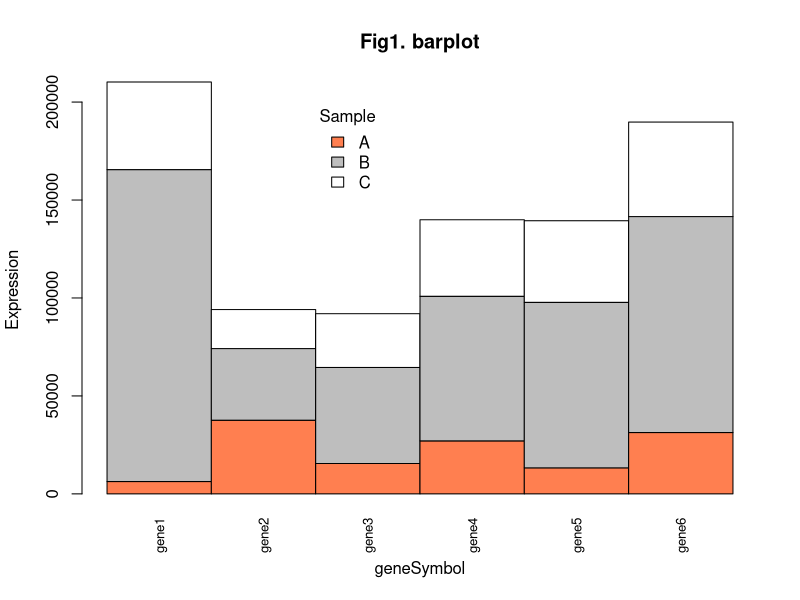
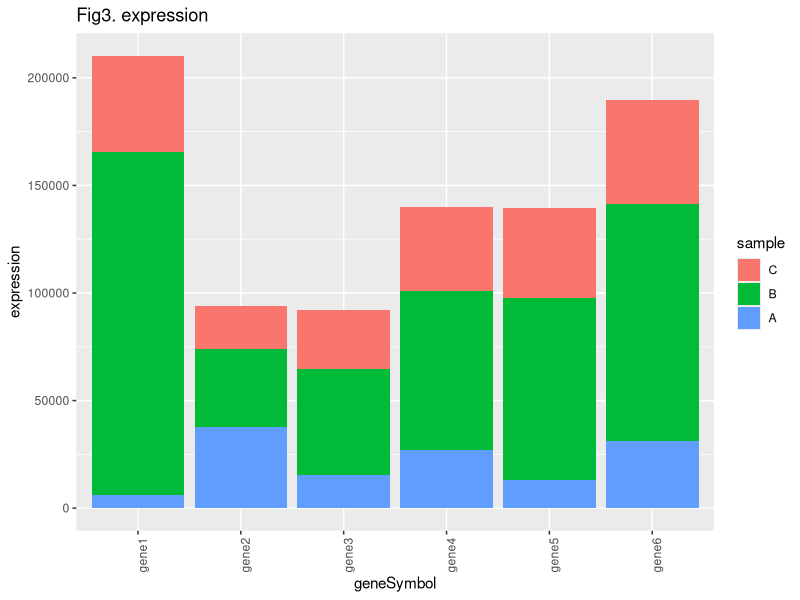
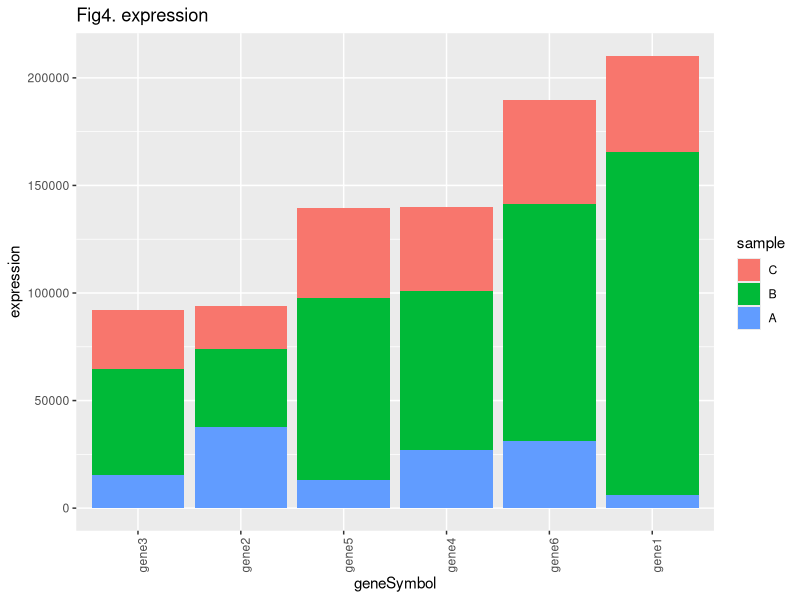
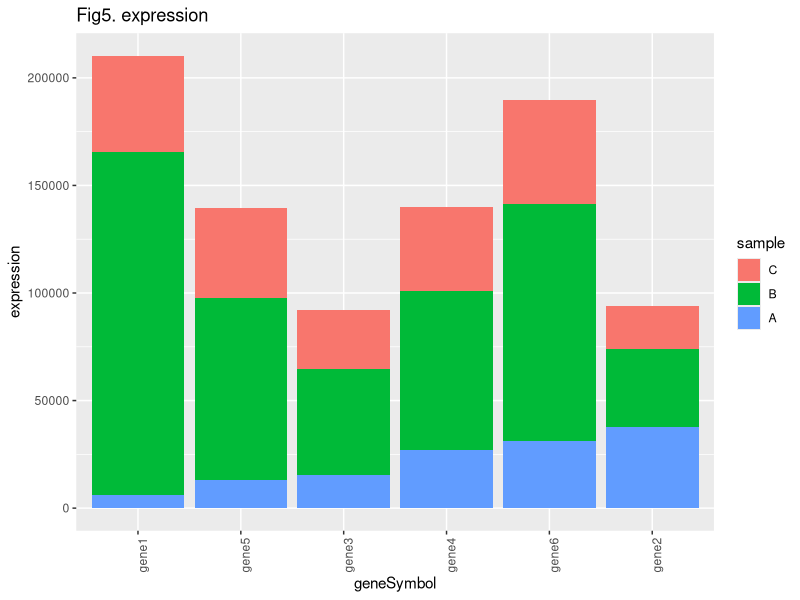
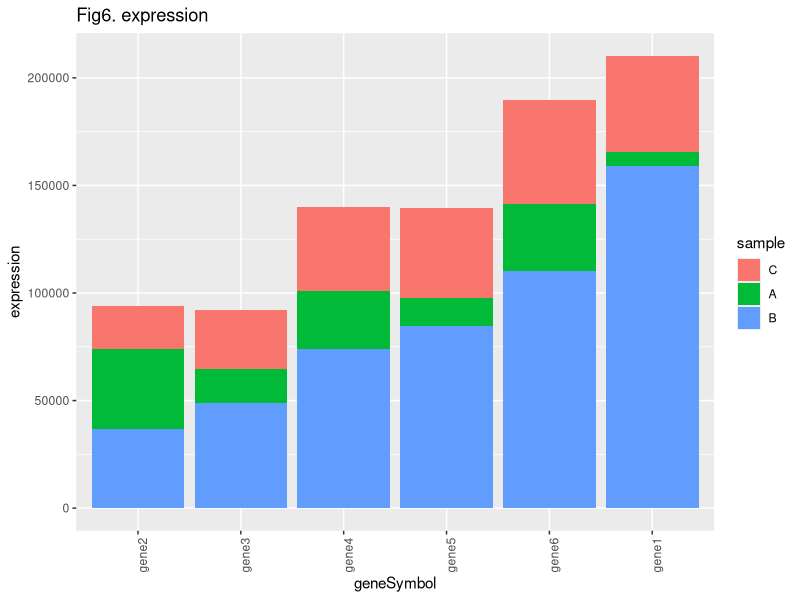
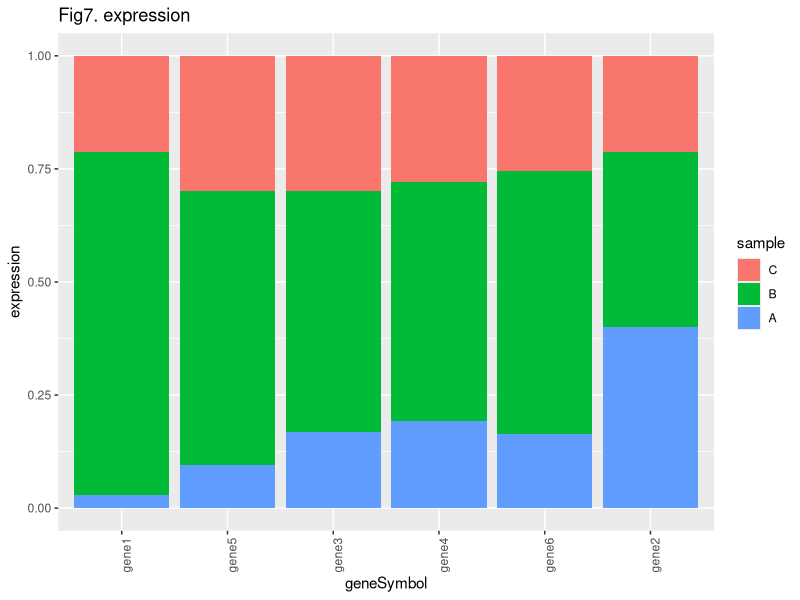
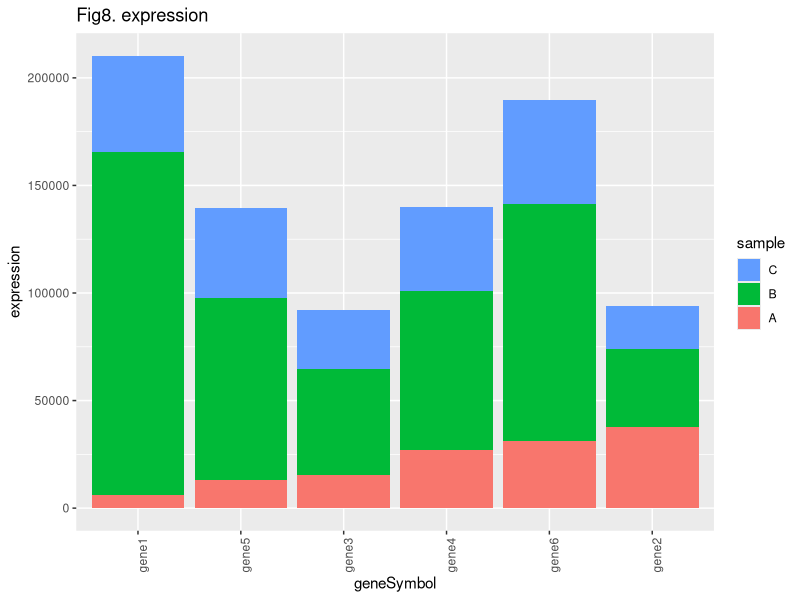
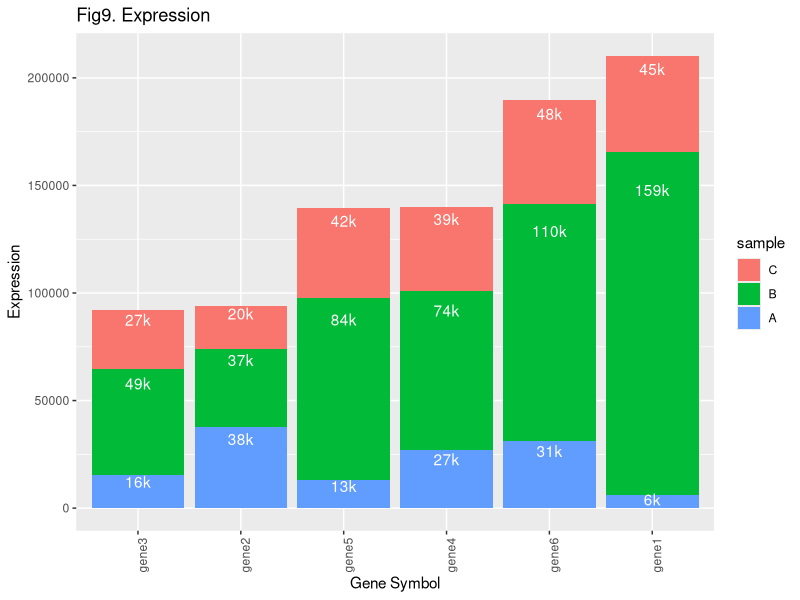

Reproduce these figures in R, in order.
#画堆叠图

#本文数据纯属虚构。
aa=data.frame(
  A=c( 6305, 37610, 15507, 27069, 13302, 31306 ),
  B=c(159214,  36565,  49019,  73803,  84465, 110251),
  C=c(44724, 19901, 27441, 39047, 41661, 48235),
  geneSymbol=c("gene1", "gene2", "gene3", "gene4", "gene5", "gene6")
)
aa
#######
#1.用R基本绘图语句
#######
aa1=aa[,-4]
row.names(aa1)=aa$geneSymbol
aa1
#      A B C
#gene1    6305  159214   44724
#gene2   37610   36565   19901
#gene3   15507   49019   27441
#gene4   27069   73803   39047
#gene5   13302   84465   41661
#gene6   31306  110251   48235
barplot(t(aa1),col=c("coral", "grey", "white" ),
 width=0.2, beside <- FALSE,
 main="Fig1. barplot",
 las=3,#坐标竖着写
 cex.names=0.8,
 xlab="geneSymbol", ylab="Expression"
)
legend(0.4,200000, title="Sample", 
 #legend("top", title="type", 
 legend= c("A","B","C"), 
 text.font = 10,
 fill =c("coral", "grey", "white" ), box.lty=0)


#######
#2.如果想按照A进行排序呢？
#######
#使用sort函数对数据框进行排序
aa1=aa1[order(aa1$A),]
#回到上一步画图步骤，画图(略)  

#######
#3.用ggplot2包画图
#######
#听说ggplot2画图漂亮，我们就试试
#不过ggplot2只能输入一列数据，一列分组，我们就需要先融合数据
library(reshape2)
d1=melt(aa, id.vars = "geneSymbol",
        measure.vars=c("C","B","A"),
        variable.name = "sample",
        value.name = "expression")
dim(d1)#[1] 18  3
head(d1)
#  geneSymbol sample expression
#1      gene1      C      44724
#2      gene2      C      19901
#3      gene3      C      27441
#4      gene4      C      39047
#5      gene5      C      41661
#6      gene6      C      48235

library(ggplot2)
p <- ggplot(d1, aes(x=geneSymbol, y=expression,fill=sample) ) + #第一版，无序
  geom_bar(stat = "identity")
#’identity’，即对原始数据集不作任何统计变换，
#而该参数的默认值为’count’，即观测数量。

p <- p + xlab("geneSymbol") + 
  ylab("expression")+
  ggtitle("Fig3. expression")+ # Adds title and labels
  #theme(axis.text.x=element_text(face="bold",size=5,angle=90,color="red"))
  theme(axis.text.x=element_text(angle=90))
p #fig3


#######
#4.ggplot2并按A排序
#######
#可以用reorder函数，第一个参数是分类，第二个参数是排序的，第三个可选参数是函数
p <- ggplot(d1, aes(x=reorder(geneSymbol,expression), y=expression,fill=sample) ) + 
  geom_bar(stat = "identity") 
p <- p + xlab("geneSymbol") + 
  ylab("expression")+
  ggtitle("Fig4. expression")+
  theme(axis.text.x=element_text(angle=90))
p 
#这一次按照A+B+C总和排序了，不是我们想要的。

#######
#5.ggplot2并按A排序2nd
#######
#reorder第三个可选参数，返回要排序的列的值即可。
p <- ggplot(d1, aes(x=reorder(geneSymbol,expression,function(x){
  #print(x)
  x[3]
}), y=expression,fill=sample) ) + 
  geom_bar(stat = "identity") 
p <- p + xlab("geneSymbol") + 
  ylab("expression")+
  ggtitle("Fig5. expression")+
  theme(axis.text.x=element_text(angle=90))
p 
#fig5 is same as fig2.


#######
#6.ggplot2并按B排序
#######
#用心的读者已经看到，在3中melt数据的时候，刻意把A放到了最底下
#measure.vars=c("C","B","A"),
#如果想按照B排序呢？仅仅更改返回值可以吗？
#不行，我们其实是想让B显示在最底下的

#目前想到的只能是重新melt数据
d2=melt(aa, id.vars = "geneSymbol",
        measure.vars=c("C","A","B"),
        variable.name = "sample",
        value.name = "expression")
#画图
p <- ggplot(d2, aes(x=reorder(geneSymbol,expression,function(x){
  #print(x)
  x[3]
}), y=expression,fill=sample) ) + 
  geom_bar(stat = "identity") 
p <- p + xlab("geneSymbol") + 
  ylab("expression")+
  ggtitle("Fig6. expression")+
  theme(axis.text.x=element_text(angle=90))
p 



#######
#7.ggplot2并按照A排序,每列标准化为100%
#######
#按照A排序，并做标准化
p <- ggplot(d1, aes(x=reorder(geneSymbol,expression,
  function(x){ x[3] }), y=expression,fill=sample)) + 
  geom_bar(stat = "identity", position = "fill")#position
p <- p + xlab("geneSymbol") + 
  ylab("expression")+
  ggtitle("Fig7. expression")+
  theme(axis.text.x=element_text(angle=90))
p 


#######
#8.ggplot2并按照A排序，给A指定红色
#######
#https://blog.csdn.net/chang349276/article/details/77476848
#scale_fill_manual() for box plot, bar plot, violin plot, etc 
#scale_color_manual() for lines and points
p <- ggplot(d1, aes(x=reorder(geneSymbol,expression,
  function(x){ x[3] }), y=expression,fill=sample)) + 
  geom_bar(stat = "identity")
p <- p + xlab("geneSymbol") + 
  ylab("expression")+
  ggtitle("Fig8. expression")+
  theme(axis.text.x=element_text(angle=90))+
  scale_fill_manual(values=c("#619CFF","#00BA38", "#F8766D"))
p


#######
#9.ggplot2并按总表达量排序，标数值
#######
p <- ggplot(d1, aes(x=reorder(geneSymbol,expression), y=expression,fill=sample)) + 
  geom_bar(stat = "identity")
p <- p + xlab("Gene Symbol") + ylab("Expression")+
  ggtitle("Fig9. Expression")+
  theme(axis.text.x=element_text(angle=90))
#geom_text(aes(label=percent(round(per,3)),y=pos))
p = p+geom_text(aes(label=paste( round(expression/1e3),"k",sep="") ),colour = "white",
  position=position_stack(.9), vjust=0.8)  
p


#######
#10.ggplot2并坐标交换
#######
p <- ggplot(d1, aes(x=reorder(geneSymbol,expression), y=expression,fill=sample)) + 
  geom_bar(stat = "identity")
p <- p + xlab("GeneSymbol") + 
  ylab("Expression")+
  ggtitle("Fig10. Expression")+
  theme(axis.text.x=element_text(angle=90))+
  coord_flip() #坐标交换
p




#ggplot2 https://www.cnblogs.com/nxld/p/6059603.html
#color http://blog.sina.com.cn/s/blog_54f07aba0101s3qu.html
